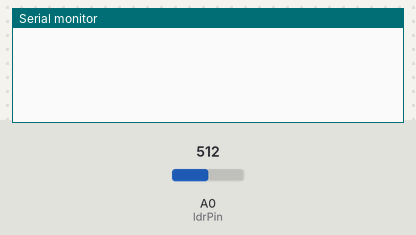
The sketch below on a simulated Arduino Uno, built with avr-gcc and run on an emulated ATmega328P. Shown: the last lines printed to the serial monitor. The inputs (shaded band) are chosen by the test bench; at power-on: A0 (ldrPin) = 512.

Above: at 1.2 s.
1.3 s: A0 (ldrPin) set to 122
At 1.66 s:
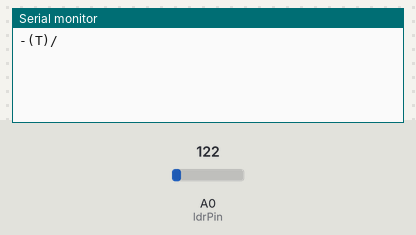
At 2.3 s:
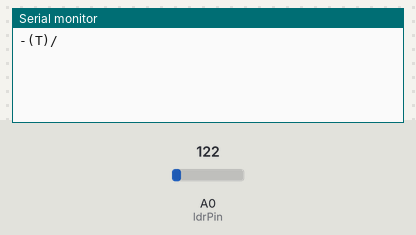

The sketch:

morse.ino
```cpp
const int ldrPin = A0;
const int valIsik = 140;
const int kisa = 80;
const int uzun = 250;
int timer2 = 100;
char harf[6];
bool ok = false;
const String morseMap[48][2] = {
  { "A", ".-" },
  { "B", "-..." },
  { "C", "-.-." },
  { "D", "-.." },
  { "E", "." },
  { "F", "..-." },
  { "G", "--." },
  { "H", "...." },
  { "I", ".." },
  { "J", ".---" },
  { "K", "-.-" },
  { "L", ".-.." },
  { "M", "--" },
  { "N", "-." },
  { "O", "---" },
  { "P", ".--." },
  { "Q", "--.-" },
  { "R", ".-." },
  { "S", "..." },
  { "T", "-" },
  { "U", "..-" },
  { "V", "...-" },
  { "W", ".--" },
  { "X", "-..-" },
  { "Y", "-.--" },
  { "Z", "--.." },
  { " ", "     " },

  { "1", ".----" },
  { "2", "..---" },
  { "3", "...--" },
  { "4", "....-" },
  { "5", "....." },
  { "6", "-...." },
  { "7", "--..." },
  { "8", "---.." },
  { "9", "----." },
  { "0", "-----" },

  { ".", ".-.-.-" },
  { ",", "--..--" },
  { "?", "..--.." },
  { "!", "-.-.--" },
  { ":", "---..." },
  { ";", "-.-.-." },
  { "(", "-.--." },
  { ")", "-.--.-" },
  { "\"", ".-..-." },
  { "@", ".--.-." },
  { "&", ".-..." },
};


void setup() {
  Serial.begin(9600);
  add('\0');
  clearH();
  pinMode(ldrPin, INPUT);
}

//Gelen karakteri harf dizisine atarmak için fonksiyon
void add(char h) {
  for (int i = 0; i < 6; i++) {
    if (harf[i] == '\0') { //Dizideki ilk boş yere gelen karakteri ekleyecek
      harf[i] = h;
      break;

    }
  }
}

//harf dizisini temizlemek için
void clearH() {
  for (int i = 0; i < 6; i++) {
    harf[i] = '\0';
  }
}

//harf dizindeki morse kodunu karaktere dönüştürmek için
void decodeM() {
  String hrf = String(harf);
  for (int i = 0; i < 48; i++) { //morseMap teki mors kodlarıyla harfin içindeki kodları karşılaştırıp aynı olanı ekrana yazar.
    if (morseMap[i][1] == hrf) {
      Serial.print('(' + morseMap[i][0] + ')');
    }
  }
}

void loop() {
  int timer = 0;
  timer2++;
  while (analogRead(ldrPin) > valIsik) {
    ok = false;
    timer = timer + 1;
    timer2 = 0;
    delay(1);
  }
  if (timer > uzun) { //eğer ısık uzun yanarsa '-' karakterini ekleyecek
    add('-');
    //Serial.print("-");
  }
  else if (timer > kisa) { //eğer ısık kısa yanarsa '-' karakterini ekleyecek
    add('.');
  }

  if (timer == 0) {
    if ( timer2 < 200) { //iki harf arası süre
      if (timer2 > 100) {
        if (ok == false) {
          Serial.print(harf);
          decodeM();
          clearH();
          Serial.print("/");
          ok = true;
        }
      }
    }
    else if (timer2 < 450) { //iki kelime arası süre
      if (timer2 > 448) {
        Serial.println(" ");
      }
    }

  }
  delay(1);
}
```

Measured:
- after the input at 1.3 s, the serial monitor: prints a new line after 0.11 s (image 1)
